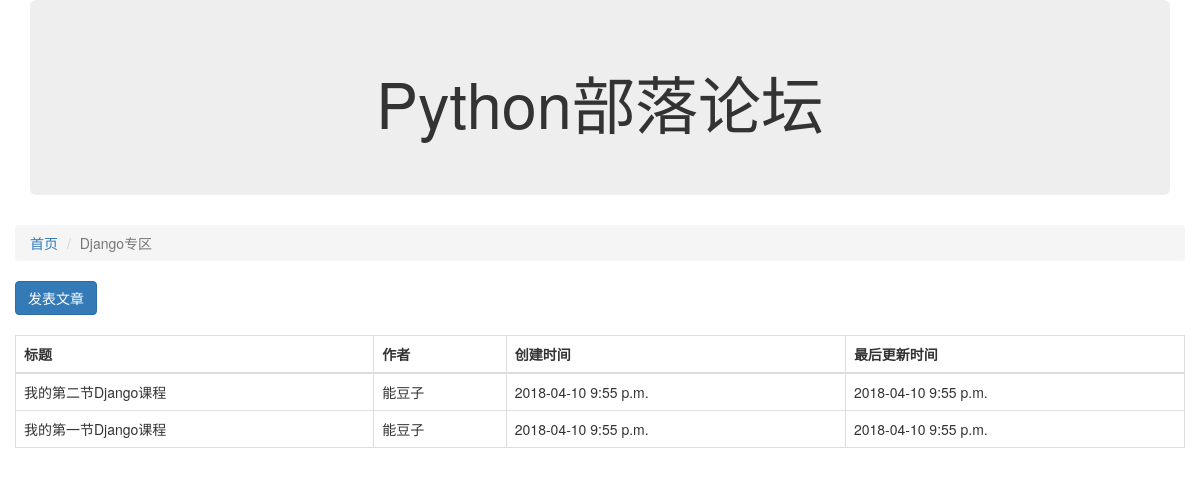
Before: /article/list/1 with the older database file.
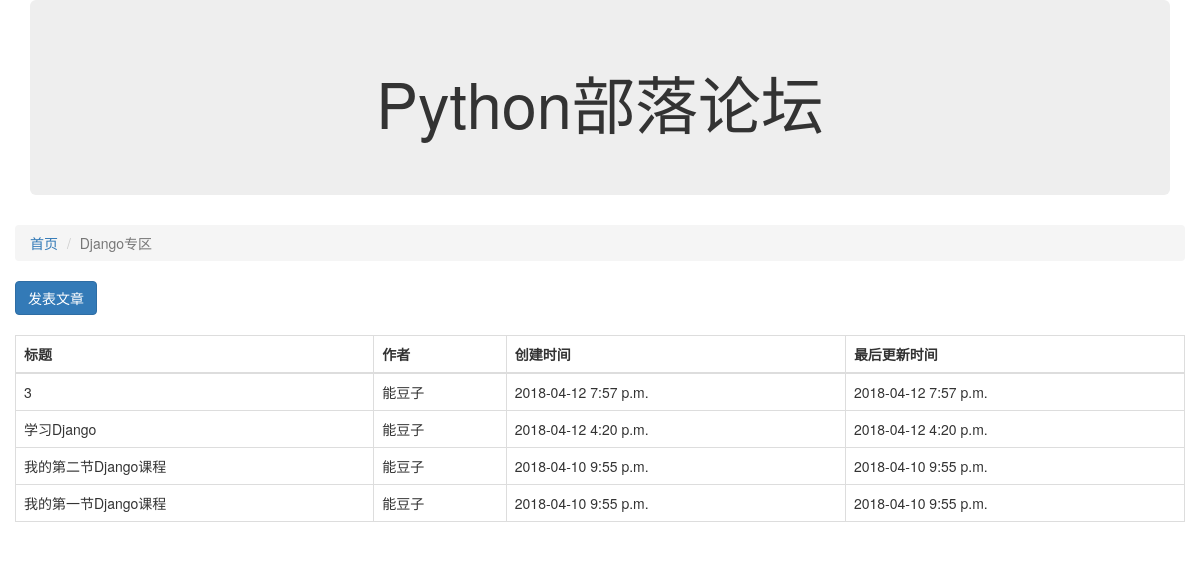
After: the same page with the newer database file.
### articles/models.py (models this page shows, shortened)
class Article(models.Model):
    block = models.ForeignKey(Block, verbose_name='板块ID')
    title = models.CharField('文章标题', max_length=100)
    author = models.CharField('作者', max_length=100, default='能豆子')
    content = models.CharField('文章内容', max_length=10000)
    status = models.IntegerField('状态', choices=((0, '正常'), (-1, '删除')))
    create_timestamp = models.DateTimeField('创建时间', auto_now_add=True)
    last_update_timestamp = models.DateTimeField('最后更新时间', auto_now=True)
    class Meta:
        verbose_name = '文章'
        verbose_name_plural = '文章'

### articles/views.py (the view)
# urls.py: url(r'^list/(?P<block_id>\d+)', views.article_list),
def article_list(request, block_id):
    block_id = int(block_id)
    block = Block.objects.get(id=block_id)
    articles = Article.objects.filter(block=block, status=0).order_by('-id')
    return render(request, 'article_list.html',{'articles': articles, 'b': block})

### articles/templates/article_list.html
{% extends "base.html" %}
{% block content %}
<ol class="breadcrumb">
    <li><a href="/">首页</a> </li>
    <li class="active">{{ b.name }}</li>
</ol>
<a href="/article/create/{{ b.id }}" class="btn btn-primary">发表文章</a>
<br/>
<br/>
<table class="table table-bordered">
    <thead>
        <tr>
            <th>标题</th>
            <th>作者</th>
            <th>创建时间</th>
            <th>最后更新时间</th>
        </tr>
    </thead>
    <tbody>
        {% for article in articles %}
        <tr>
            <td>{{ article.title }}</td>
            <td>{{ article.author }}</td>
            <td>{{ article.create_timestamp|date:"Y-m-d P" }}</td>
            <td>{{ article.last_update_timestamp|date:"Y-m-d P" }}</td>
        </tr>
        {% endfor %}
    </tbody>
</table>
{% endblock %}

Changed rows visible on the page:
added Article: title "3", author "能豆子", create_timestamp "2018-04-12 7:57 p.m.", last_update_timestamp "2018-04-12 7:57 p.m."
added Article: title "学习Django", author "能豆子", create_timestamp "2018-04-12 4:20 p.m.", last_update_timestamp "2018-04-12 4:20 p.m."
